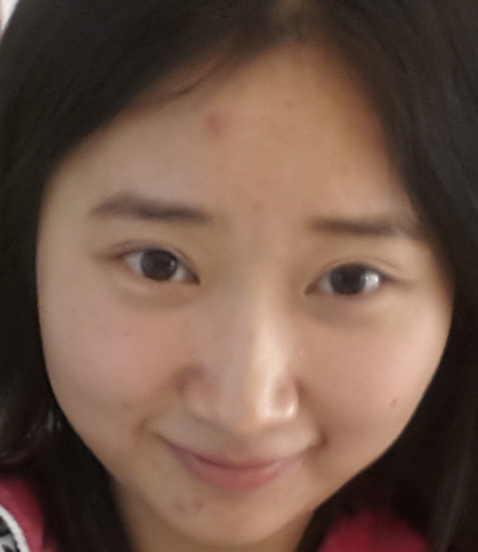
//> input picture CloudFace_server/module_cpp/recognizer_cpp/2.png, 478 x 552 px
$ ./recognizer 2.png   (built with g++ and OpenCV 4)
//> lines starting //> are read from the running program, lines starting //| are printed output that depends on the picture
#include "opencv2/contrib/contrib.hpp"
#include "opencv2/core/core.hpp"
#include "opencv2/highgui/highgui.hpp"

#include <iostream>
#include <fstream>
#include <sstream>

using namespace cv;
using namespace std;

int main(int argc, const char *argv[]) {
    // Check for valid command line arguments, print usage
    // if no arguments were given.
    if (argc < 2) {
        cout << "usage: " << " <recognizer> <image path> <output_folder> " << endl;
        exit(1);
    }

    string output_folder = ".";
    if (argc == 3) {
        output_folder = string(argv[2]);
    }

    //
    // Now create a new Eigenfaces Recognizer
    //
    Ptr<FaceRecognizer> model = createEigenFaceRecognizer();
    model->load("eigenfaces_at.yml");
//> (this line was passed over: load is not available in this run)
    //cout<< "加载完成" <<endl;

    /// Load the source image， and chage
    Mat inputImage = imread( argv[1], 0);
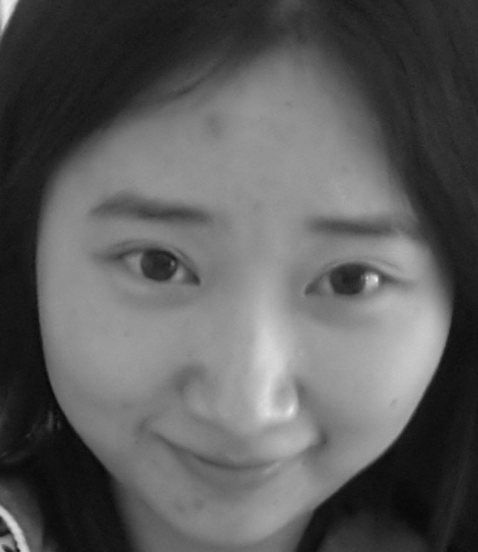
//> inputImage: 552 rows x 478 cols, CV_8UC1; min 7, max 239, mean 92.3
// [8 lines of commented-out code are left out]

    Mat dst;
    resize(inputImage, dst, Size(100, 100), 0, 0, INTER_CUBIC); // resize to 92x112 resolution
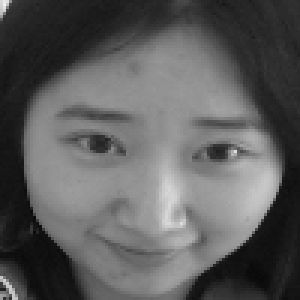
//> dst: 100 rows x 100 cols, CV_8UC1 (shown 3 times larger); min 9, max 239, mean 92.3
//    imwrite(format("%s/test2.png", output_folder.c_str()), dst2);
//    cout<< "保存test2图" <<endl;


    // The following line predicts the label of a given
    // To get the confidence of a prediction call the model with:
    int predictedLabel = -1;
    double confidence = 0.0;
//> (the run ends here: the program stops with an error, at `model->predict(dst, predictedLabel, confidence);`)
